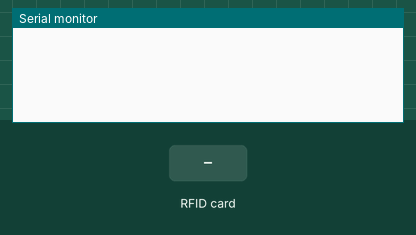
A sketch run on a simulated Arduino Uno, built with avr-gcc and run on an emulated ATmega328P. Parts: the last lines printed to the serial monitor. Inputs (shaded band) come from the test bench.

Above: at 1.2 s.
1.3 s: RFID card 5E 7A 19 C4 held to the reader
At 2.5 s:
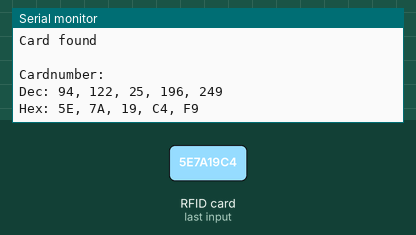
2.8 s: RFID card 5E 7A 19 C4 held to the reader
At 4.0 s:
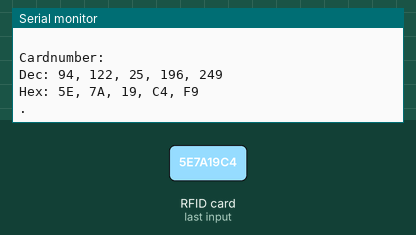

The sketch:

cardRead.ino
```cpp
#include <SPI.h>
#include <RFID.h>

#define SS_PIN 10
#define RST_PIN 9

RFID rfid(SS_PIN, RST_PIN);

// Variabili per memorizzare il codice della tessera
int serNum0;
int serNum1;
int serNum2;
int serNum3;
int serNum4;

void setup()
{
  // Inizializzazione della comunicazione seriale
  Serial.begin(9600);
  // Inizializzazione della comunicazione SPI
  SPI.begin();
  // Inizializzazione del lettore RFID
  rfid.init();
}

void loop()
{
    // Verifica se è presente una tessera
    if (rfid.isCard()) {
        // Legge il codice della tessera
        if (rfid.readCardSerial()) {
            // Controlla se il codice è diverso da quello memorizzato
            if (rfid.serNum[0] != serNum0
                && rfid.serNum[1] != serNum1
                && rfid.serNum[2] != serNum2
                && rfid.serNum[3] != serNum3
                && rfid.serNum[4] != serNum4
            ) {
                // Stampa il messaggio "Card found" se la tessera è nuova
                Serial.println(" ");
                Serial.println("Card found");
                // Aggiorna i valori del codice memorizzato
                serNum0 = rfid.serNum[0];
                serNum1 = rfid.serNum[1];
                serNum2 = rfid.serNum[2];
                serNum3 = rfid.serNum[3];
                serNum4 = rfid.serNum[4];

                // Stampa il codice decimale della tessera
                Serial.println(" ");
                Serial.println("Cardnumber:");
                Serial.print("Dec: ");
		Serial.print(rfid.serNum[0],DEC);
                Serial.print(", ");
		Serial.print(rfid.serNum[1],DEC);
                Serial.print(", ");
		Serial.print(rfid.serNum[2],DEC);
                Serial.print(", ");
		Serial.print(rfid.serNum[3],DEC);
                Serial.print(", ");
		Serial.print(rfid.serNum[4],DEC);
                Serial.println(" ");

                // Stampa il codice esadecimale della tessera
                Serial.print("Hex: ");
		Serial.print(rfid.serNum[0],HEX);
                Serial.print(", ");
		Serial.print(rfid.serNum[1],HEX);
                Serial.print(", ");
		Serial.print(rfid.serNum[2],HEX);
                Serial.print(", ");
		Serial.print(rfid.serNum[3],HEX);
                Serial.print(", ");
		Serial.print(rfid.serNum[4],HEX);
                Serial.println(" ");
             } else {
               // Stampa un punto se la tessera è la stessa
               Serial.print(".");
             }
          }
    }

    // Pulisce il lettore RFID in attesa di una nuova lettura
    rfid.halt();
}
```

Measured:
- after the input at 1.3 s, the serial monitor: prints a new line at once (image 1)
- after the input at 2.8 s, the serial monitor: prints a new line at once (image 2)
